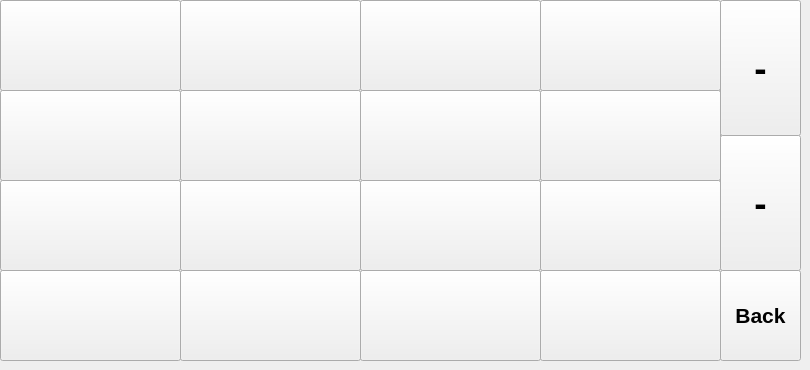
    <widget class="QWidget" name="STATION">
     <widget class="QPushButton" name="STATION_04">
      <property name="geometry">
       <rect>
        <x>540</x>
        <y>0</y>
        <width>181</width>
        <height>91</height>
       </rect>
      </property>
      <property name="font">
       <font>
        <pointsize>16</pointsize>
        <weight>75</weight>
        <italic>false</italic>
        <bold>true</bold>
       </font>
      </property>
      <property name="focusPolicy">
       <enum>Qt::NoFocus</enum>
      </property>
      <property name="autoFillBackground">
       <bool>false</bool>
      </property>
      <property name="locale">
       <locale language="Turkish" country="Turkey"/>
      </property>
      <property name="text">
       <string/>
      </property>
     </widget>
     <widget class="QPushButton" name="STATION_02">
      <property name="geometry">
       <rect>
        <x>180</x>
        <y>0</y>
        <width>181</width>
        <height>91</height>
       </rect>
      </property>
      <property name="font">
       <font>
        <pointsize>16</pointsize>
        <weight>75</weight>
        <italic>false</italic>
        <bold>true</bold>
       </font>
      </property>
      <property name="focusPolicy">
       <enum>Qt::NoFocus</enum>
      </property>
      <property name="autoFillBackground">
       <bool>false</bool>
      </property>
      <property name="locale">
       <locale language="Turkish" country="Turkey"/>
      </property>
      <property name="text">
       <string/>
      </property>
     </widget>
     <widget class="QPushButton" name="STATION_08">
      <property name="geometry">
       <rect>
        <x>540</x>
        <y>90</y>
        <width>181</width>
        <height>91</height>
       </rect>
      </property>
      <property name="font">
       <font>
        <pointsize>16</pointsize>
        <weight>75</weight>
        <italic>false</italic>
        <bold>true</bold>
       </font>
      </property>
      <property name="focusPolicy">
       <enum>Qt::NoFocus</enum>
      </property>
      <property name="autoFillBackground">
       <bool>false</bool>
      </property>
      <property name="locale">
       <locale language="Turkish" country="Turkey"/>
      </property>
      <property name="text">
       <string/>
      </property>
     </widget>
     <widget class="QPushButton" name="STATION_13">
      <property name="geometry">
       <rect>
        <x>0</x>
        <y>270</y>
        <width>181</width>
        <height>91</height>
       </rect>
      </property>
      <property name="font">
       <font>
        <pointsize>16</pointsize>
        <weight>75</weight>
        <italic>false</italic>
        <bold>true</bold>
       </font>
      </property>
      <property name="focusPolicy">
       <enum>Qt::NoFocus</enum>
      </property>
      <property name="autoFillBackground">
       <bool>false</bool>
      </property>
      <property name="locale">
       <locale language="Turkish" country="Turkey"/>
      </property>
      <property name="text">
       <string/>
      </property>
     </widget>
     <widget class="QPushButton" name="STATION_07">
      <property name="geometry">
       <rect>
        <x>360</x>
        <y>90</y>
        <width>181</width>
        <height>91</height>
       </rect>
      </property>
      <property name="font">
       <font>
        <pointsize>16</pointsize>
        <weight>75</weight>
        <italic>false</italic>
        <bold>true</bold>
       </font>
      </property>
      <property name="focusPolicy">
       <enum>Qt::NoFocus</enum>
      </property>
      <property name="autoFillBackground">
       <bool>false</bool>
      </property>
      <property name="locale">
       <locale language="Turkish" country="Turkey"/>
      </property>
      <property name="text">
       <string/>
      </property>
     </widget>
     <widget class="QPushButton" name="STATION_01">
      <property name="geometry">
       <rect>
        <x>0</x>
        <y>0</y>
        <width>181</width>
        <height>91</height>
       </rect>
      </property>
      <property name="font">
       <font>
        <pointsize>16</pointsize>
        <weight>75</weight>
        <italic>false</italic>
        <bold>true</bold>
       </font>
      </property>
      <property name="focusPolicy">
       <enum>Qt::NoFocus</enum>
      </property>
      <property name="autoFillBackground">
       <bool>false</bool>
      </property>
      <property name="locale">
       <locale language="Turkish" country="Turkey"/>
      </property>
      <property name="text">
       <string/>
      </property>
     </widget>
     <widget class="QPushButton" name="STATION_03">
      <property name="geometry">
       <rect>
        <x>360</x>
        <y>0</y>
        <width>181</width>
        <height>91</height>
       </rect>
      </property>
      <property name="font">
       <font>
        <pointsize>16</pointsize>
        <weight>75</weight>
        <italic>false</italic>
        <bold>true</bold>
       </font>
      </property>
      <property name="focusPolicy">
       <enum>Qt::NoFocus</enum>
      </property>
      <property name="autoFillBackground">
       <bool>false</bool>
      </property>
      <property name="locale">
       <locale language="Turkish" country="Turkey"/>
      </property>
      <property name="text">
       <string/>
      </property>
     </widget>
     <widget class="QPushButton" name="STATION_06">
      <property name="geometry">
       <rect>
        <x>180</x>
        <y>90</y>
        <width>181</width>
        <height>91</height>
       </rect>
      </property>
      <property name="font">
       <font>
        <pointsize>16</pointsize>
        <weight>75</weight>
        <italic>false</italic>
        <bold>true</bold>
       </font>
      </property>
      <property name="focusPolicy">
       <enum>Qt::NoFocus</enum>
      </property>
      <property name="autoFillBackground">
       <bool>false</bool>
      </property>
      <property name="locale">
       <locale language="Turkish" country="Turkey"/>
      </property>
      <property name="text">
       <string/>
      </property>
     </widget>
     <widget class="QPushButton" name="STATION_09">
      <property name="geometry">
       <rect>
        <x>0</x>
        <y>180</y>
        <width>181</width>
        <height>91</height>
       </rect>
      </property>
      <property name="font">
       <font>
        <pointsize>16</pointsize>
        <weight>75</weight>
        <italic>false</italic>
        <bold>true</bold>
       </font>
      </property>
      <property name="focusPolicy">
       <enum>Qt::NoFocus</enum>
      </property>
      <property name="autoFillBackground">
       <bool>false</bool>
      </property>
      <property name="locale">
       <locale language="Turkish" country="Turkey"/>
      </property>
      <property name="text">
       <string/>
      </property>
     </widget>
     <widget class="QPushButton" name="STATION_11">
      <property name="geometry">
       <rect>
        <x>360</x>
        <y>180</y>
        <width>181</width>
        <height>91</height>
       </rect>
      </property>
      <property name="font">
       <font>
        <pointsize>16</pointsize>
        <weight>75</weight>
        <italic>false</italic>
        <bold>true</bold>
       </font>
      </property>
      <property name="focusPolicy">
       <enum>Qt::NoFocus</enum>
      </property>
      <property name="autoFillBackground">
       <bool>false</bool>
      </property>
      <property name="locale">
       <locale language="Turkish" country="Turkey"/>
      </property>
      <property name="text">
       <string/>
      </property>
     </widget>
     <widget class="QPushButton" name="STATION_05">
      <property name="geometry">
       <rect>
        <x>0</x>
        <y>90</y>
        <width>181</width>
        <height>91</height>
       </rect>
      </property>
      <property name="font">
       <font>
        <pointsize>16</pointsize>
        <weight>75</weight>
        <italic>false</italic>
        <bold>true</bold>
       </font>
      </property>
      <property name="focusPolicy">
       <enum>Qt::NoFocus</enum>
      </property>
      <property name="autoFillBackground">
       <bool>false</bool>
      </property>
      <property name="locale">
       <locale language="Turkish" country="Turkey"/>
      </property>
      <property name="text">
       <string/>
      </property>
     </widget>
     <widget class="QPushButton" name="STATION_14">
      <property name="geometry">
       <rect>
        <x>180</x>
        <y>270</y>
        <width>181</width>
        <height>91</height>
       </rect>
      </property>
      <property name="font">
       <font>
        <pointsize>16</pointsize>
        <weight>75</weight>
        <italic>false</italic>
        <bold>true</bold>
       </font>
      </property>
      <property name="focusPolicy">
       <enum>Qt::NoFocus</enum>
      </property>
      <property name="autoFillBackground">
       <bool>false</bool>
      </property>
      <property name="locale">
       <locale language="Turkish" country="Turkey"/>
      </property>
      <property name="text">
       <string/>
      </property>
     </widget>
     <widget class="QPushButton" name="STATION_16">
      <property name="geometry">
       <rect>
        <x>540</x>
        <y>270</y>
        <width>181</width>
        <height>91</height>
       </rect>
      </property>
      <property name="font">
       <font>
        <pointsize>16</pointsize>
        <weight>75</weight>
        <italic>false</italic>
        <bold>true</bold>
       </font>
      </property>
      <property name="focusPolicy">
       <enum>Qt::NoFocus</enum>
      </property>
      <property name="autoFillBackground">
       <bool>false</bool>
      </property>
      <property name="locale">
       <locale language="Turkish" country="Turkey"/>
      </property>
      <property name="text">
       <string/>
      </property>
     </widget>
     <widget class="QPushButton" name="STATION_10">
      <property name="geometry">
       <rect>
        <x>180</x>
        <y>180</y>
        <width>181</width>
        <height>91</height>
       </rect>
      </property>
      <property name="font">
       <font>
        <pointsize>16</pointsize>
        <weight>75</weight>
        <italic>false</italic>
        <bold>true</bold>
       </font>
      </property>
      <property name="focusPolicy">
       <enum>Qt::NoFocus</enum>
      </property>
      <property name="autoFillBackground">
       <bool>false</bool>
      </property>
      <property name="locale">
       <locale language="Turkish" country="Turkey"/>
      </property>
      <property name="text">
       <string/>
      </property>
     </widget>
     <widget class="QPushButton" name="STATION_12">
      <property name="geometry">
       <rect>
        <x>540</x>
        <y>180</y>
        <width>181</width>
        <height>91</height>
       </rect>
      </property>
      <property name="font">
       <font>
        <pointsize>16</pointsize>
        <weight>75</weight>
        <italic>false</italic>
        <bold>true</bold>
       </font>
      </property>
      <property name="focusPolicy">
       <enum>Qt::NoFocus</enum>
      </property>
      <property name="autoFillBackground">
       <bool>false</bool>
      </property>
      <property name="locale">
       <locale language="Turkish" country="Turkey"/>
      </property>
      <property name="text">
       <string/>
      </property>
     </widget>
     <widget class="QPushButton" name="STATION_15">
      <property name="geometry">
       <rect>
        <x>360</x>
        <y>270</y>
        <width>181</width>
        <height>91</height>
       </rect>
      </property>
      <property name="font">
       <font>
        <pointsize>16</pointsize>
        <weight>75</weight>
        <italic>false</italic>
        <bold>true</bold>
       </font>
      </property>
      <property name="focusPolicy">
       <enum>Qt::NoFocus</enum>
      </property>
      <property name="autoFillBackground">
       <bool>false</bool>
      </property>
      <property name="locale">
       <locale language="Turkish" country="Turkey"/>
      </property>
      <property name="text">
       <string/>
      </property>
     </widget>
     <widget class="QPushButton" name="STATION_SELECT_1">
      <property name="geometry">
       <rect>
        <x>720</x>
        <y>0</y>
        <width>81</width>
        <height>136</height>
       </rect>
      </property>
      <property name="font">
       <font>
        <pointsize>28</pointsize>
        <weight>75</weight>
        <italic>false</italic>
        <bold>true</bold>
       </font>
      </property>
      <property name="focusPolicy">
       <enum>Qt::NoFocus</enum>
      </property>
      <property name="autoFillBackground">
       <bool>false</bool>
      </property>
      <property name="locale">
       <locale language="Turkish" country="Turkey"/>
      </property>
      <property name="text">
       <string>-</string>
      </property>
     </widget>
     <widget class="QPushButton" name="STATION_SELECT_2">
      <property name="geometry">
       <rect>
        <x>720</x>
        <y>135</y>
        <width>81</width>
        <height>136</height>
       </rect>
      </property>
      <property name="font">
       <font>
        <pointsize>28</pointsize>
        <weight>75</weight>
        <italic>false</italic>
        <bold>true</bold>
       </font>
      </property>
      <property name="focusPolicy">
       <enum>Qt::NoFocus</enum>
      </property>
      <property name="autoFillBackground">
       <bool>false</bool>
      </property>
      <property name="locale">
       <locale language="Turkish" country="Turkey"/>
      </property>
      <property name="text">
       <string>-</string>
      </property>
     </widget>
     <widget class="QPushButton" name="STATION_BACK">
      <property name="geometry">
       <rect>
        <x>720</x>
        <y>270</y>
        <width>81</width>
        <height>91</height>
       </rect>
      </property>
      <property name="font">
       <font>
        <pointsize>16</pointsize>
        <weight>75</weight>
        <bold>true</bold>
       </font>
      </property>
      <property name="focusPolicy">
       <enum>Qt::NoFocus</enum>
      </property>
      <property name="text">
       <string>Back</string>
      </property>
     </widget>
    </widget>
